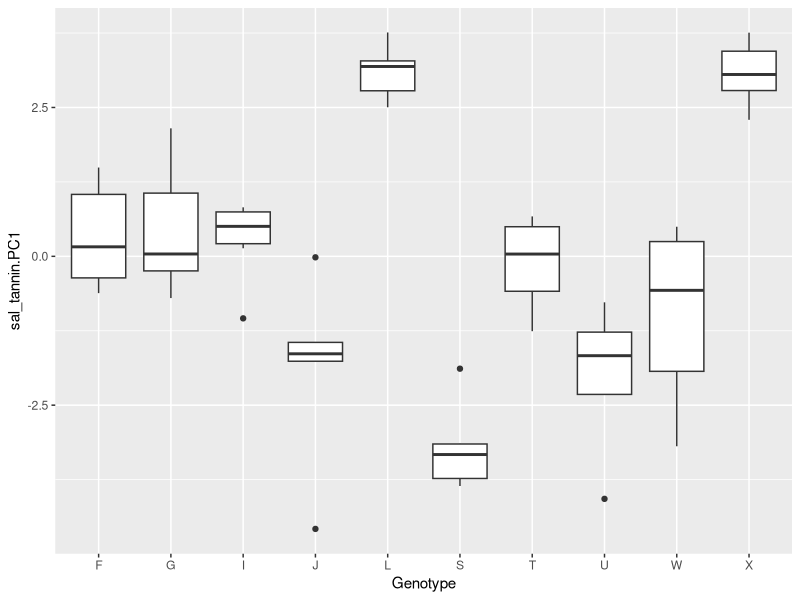
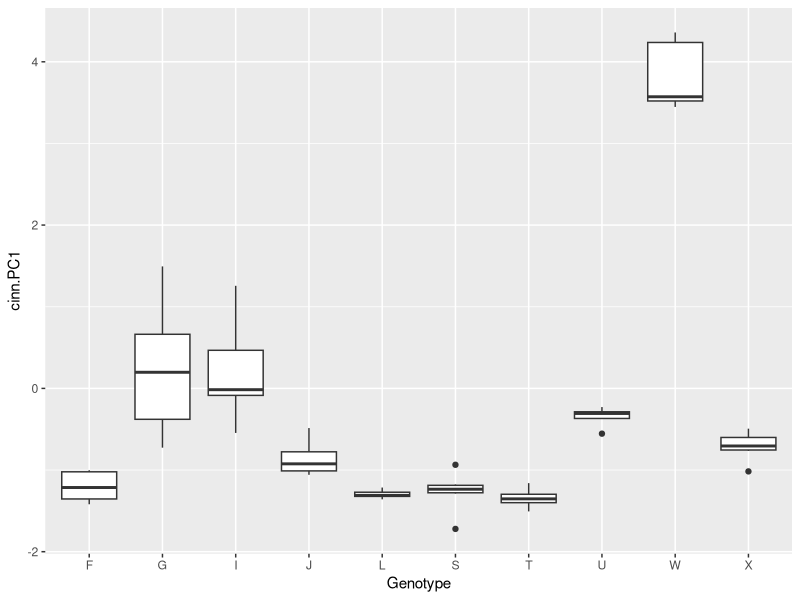
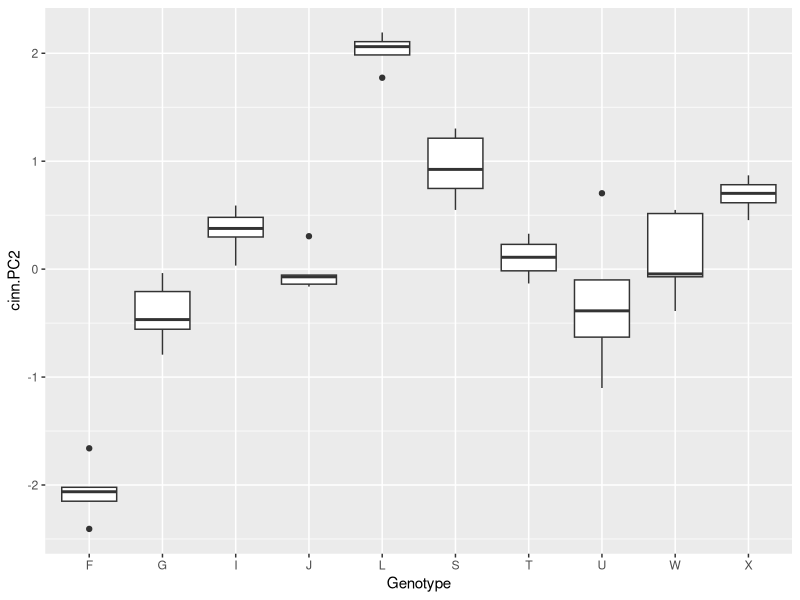
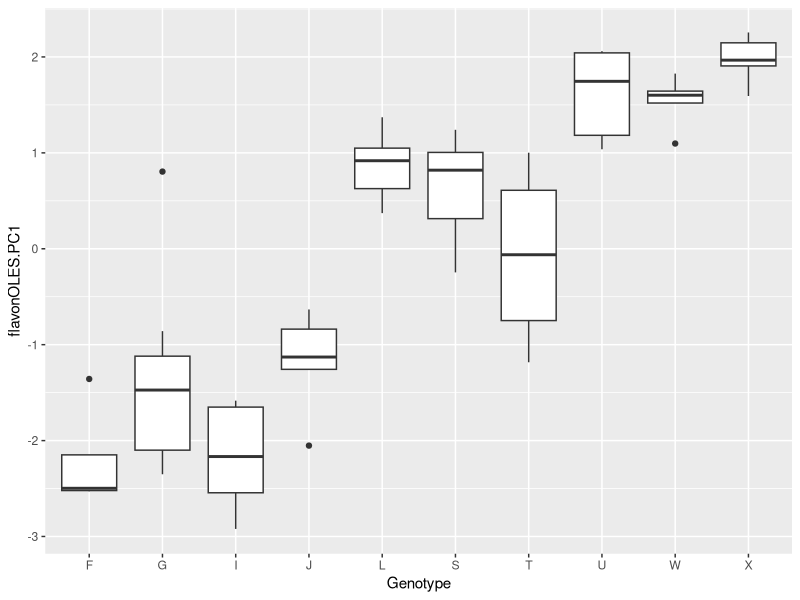
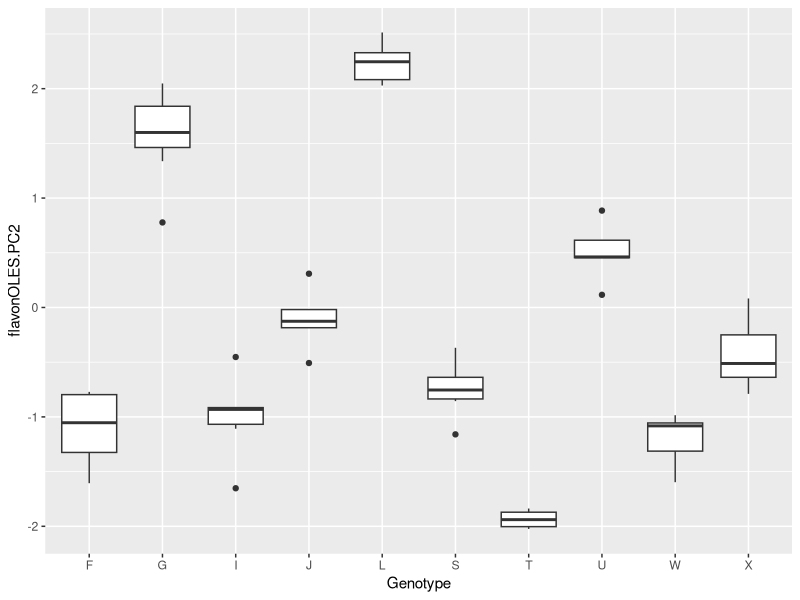
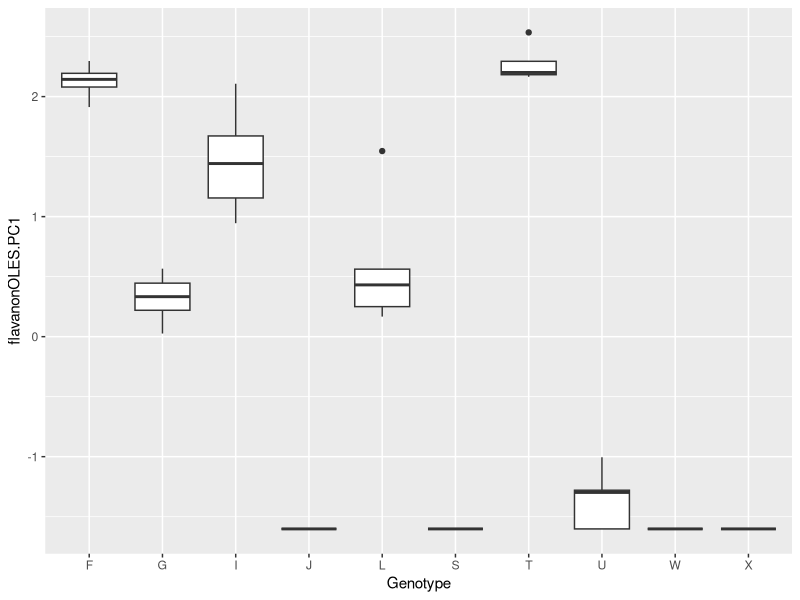

Source code (R) for these figures, in order: (Note: this script raises an error after producing the figures.)
library(tidyverse)

garden.data <- read_csv('herb.trait.data.csv') # downloaded from dryad
filter.genos <- c("U","I","T","G","J","X","W","S","F","L")

base <- ggplot(garden.data %>% filter(Genotype %in% filter.genos), aes(x = Genotype))

base + geom_boxplot(aes(y = sal_tannin.PC1))

base + geom_boxplot(aes(y = cinn.PC1))

base + geom_boxplot(aes(y = cinn.PC2))

base + geom_boxplot(aes(y = flavonOLES.PC1))

base + geom_boxplot(aes(y = flavonOLES.PC2))

base + geom_boxplot(aes(y = flavanonOLES.PC1))

chem.data <- garden.data %>% 
  filter(Genotype %in% filter.genos) %>% 
  select(Genotype, C_N_imputed, sal_tannin.PC1:flavanonOLES.PC1) %>%
  group_by(Genotype) %>%
  summarise_all(funs(mean(., na.rm = TRUE)))

# test wind effect
w.f.geno.hell <- betadisper(vegdist(f.hell, method = "euclidean"),  interaction(fungal.df$Genotype, fungal.df$Block), bias.adjust = TRUE)

w.f.geno.centr.hell <- data.frame(w.f.geno.hell$centroids, 
                                   id = rownames(w.f.geno.hell$centroids)) %>%
  separate(col = id, into = c("Genotype","Block")) %>%
  mutate(Block = as.factor(Block),
         Genotype = as.factor(Genotype)) %>%
  left_join(., chem.data)

adonis(w.f.geno.hell$centroids ~ Block + sal_tannin.PC1, 
       data = w.f.geno.centr.hell, 
       method = "euclidean") 

adonis(w.f.geno.hell$centroids ~ cinn.PC1, 
       data = w.f.plots.centr.hell, 
       method = "euclidean") 

adonis(w.f.geno.hell$centroids ~ cinn.PC2, 
       data = w.f.geno.centr.hell, 
       method = "euclidean") 

adonis(w.f.geno.hell$centroids ~ flavonOLES.PC1, 
       data = w.f.geno.centr.hell, 
       method = "euclidean") 

adonis(w.f.geno.hell$centroids ~ flavonOLES.PC2, 
       data = w.f.geno.centr.hell, 
       method = "euclidean") 

adonis(w.f.geno.hell$centroids ~ flavanonOLES.PC1, 
       data = w.f.geno.centr.hell, 
       method = "euclidean") 

fungal.df.chem <- fungal.df %>% left_join(., chem.data)

adonis(f.hell ~ Block + Wind.Exposure + cinn.PC1 + flavonOLES.PC1 + flavanonOLES.PC1 + Genotype, data = fungal.df.chem, method = "euclidean", permutations = how(block = fungal.df$Block, nperm = 999))

adonis(w.f.geno.hell$centroids ~ sal_tannin.PC1, 
       data = w.f.plots.centr.hell, 
       method = "euclidean") 

adonis(w.f.geno.hell$centroids ~ cinn.PC1, 
       data = w.f.plots.centr.hell, 
       method = "euclidean") 

adonis(w.f.geno.hell$centroids ~ cinn.PC2, 
       data = w.f.plots.centr.hell, 
       method = "euclidean") 

adonis(w.f.geno.hell$centroids ~ flavonOLES.PC1, 
       data = w.f.plots.centr.hell, 
       method = "euclidean") 

adonis(w.f.geno.hell$centroids ~ flavonOLES.PC2, 
       data = w.f.plots.centr.hell, 
       method = "euclidean") 

adonis(w.f.geno.hell$centroids ~ flavanonOLES.PC1, 
       data = w.f.plots.centr.hell, 
       method = "euclidean") 